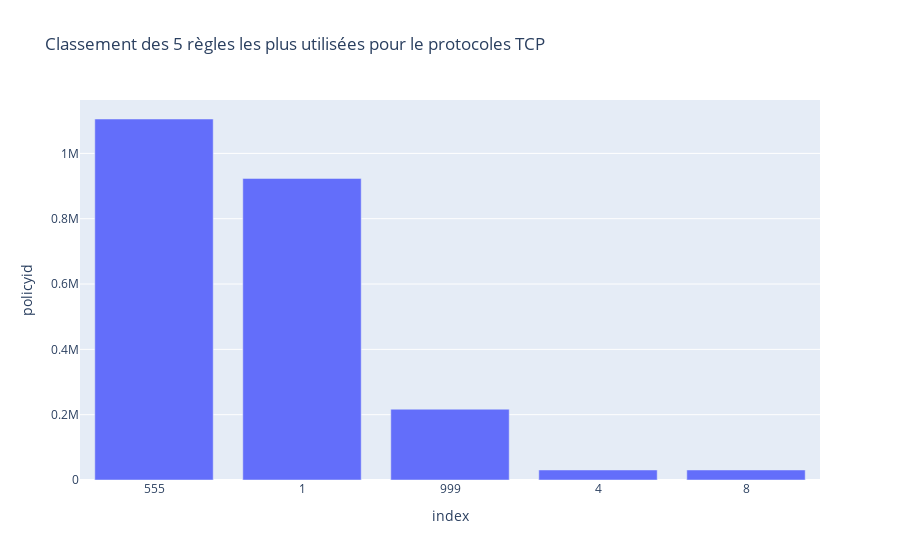

Source (notebook cell):
### Code cell
# Graphique 4 : Top 5 des règles avec le protocole TCP

df_tcp = df.loc[df.proto=="TCP"]

regles_tcp = df.policyid.value_counts()
regles_tcp  = pd.DataFrame(regles.reset_index())

top_5_regles_tcp = regles_tcp.head(5)

fig_5_regles_tcp = px.bar(top_5_regles_tcp,x="index", y="policyid", title="Classement des 5 règles les plus utilisées pour le protocoles TCP")
fig_5_regles_tcp.show()

### Figure 1 — Plotly figure (JSON) as saved in the notebook; plotly's stock layout.template omitted (floating-point values rounded to 4 significant figures)
{"data": [{"alignmentgroup": "True", "hovertemplate": "index=%{x}<br>policyid=%{y}<extra></extra>", "legendgroup": "", "marker": {"color": "#636efa", "pattern": {"shape": ""}}, "name": "", "offsetgroup": "", "orientation": "v", "showlegend": false, "textposition": "auto", "type": "bar", "x": ["555", "1", "999", "4", "8"], "xaxis": "x", "y": [1105291, 923371, 216749, 30707, 30690], "yaxis": "y"}], "layout": {"barmode": "relative", "legend": {"tracegroupgap": 0}, "title": {"text": "Classement des 5 règles les plus utilisées pour le protocoles TCP"}, "xaxis": {"anchor": "y", "domain": [0, 1], "title": {"text": "index"}}, "yaxis": {"anchor": "x", "domain": [0, 1], "title": {"text": "policyid"}}}}
